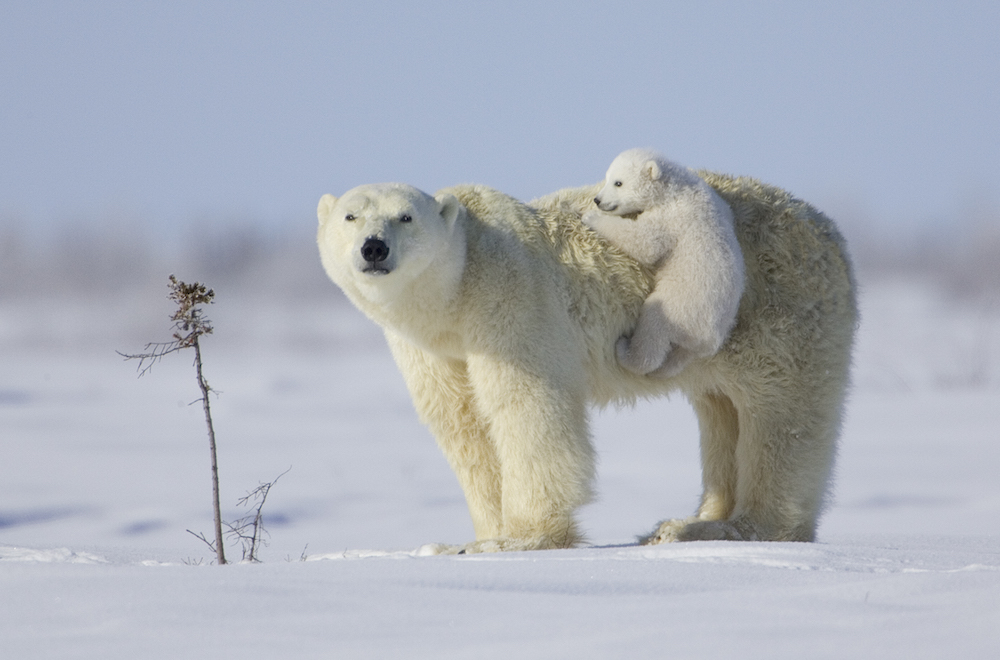
#> input picture vision/polarbear.jpg, 1000 x 660 px
$ python edge.py
#> lines starting #> are read from the running program, lines starting #| are printed output that depends on the picture; after the words box and inside, x2 and y2 are one past the last pixel; in counts of white or black regions, pixels touching at a corner belong together
#!/usr/local/bin/python3
import numpy as np
import random
from matplotlib import pyplot as plt
import urllib.request, cv2, sys, re, time

# Default image file
imgSpec = "polarbear.jpg"
if len(sys.argv) > 1: imgSpec = sys.argv[1]


# Decide between file & url with regular expression (re)
if re.compile("^\\w*\\:\\/\\/").search(imgSpec) is None:
  img = cv2.imread(imgSpec, cv2.IMREAD_COLOR)
#> img is the input picture: shape (660, 1000, 3); mean B, G, R 185.6, 175.9, 171
else:
  resp = urllib.request.urlopen(imgSpec)
  img = np.asarray(bytearray(resp.read()), dtype = "uint8")
  img = cv2.imdecode(img, cv2.IMREAD_COLOR)


# Allows window to be resized by user (in theory)
cv2.namedWindow('image', cv2.WINDOW_NORMAL)
height, width = img.shape[:2]    # Get image dimensions
#> height = 660; width = 1000
widthMax = 1024                  # The screen width, in pixels
if (width > widthMax):
  cv2.resizeWindow('image', widthMax, int(height*widthMax/width))

height, width, depth = img.shape
#> depth = 3

grayscale = np.array([0.3, 0.59, 0.11])

gauss = np.array([[1, 2, 1],
                  [2, 4, 2],
                  [1, 2, 1]])/16

def findNeighbors(t):
    i,j=t
    rowLimit = height-1
    columnLimit = width-1
    n = []
    for x in range(max(0, i-1), min(i+1, rowLimit)+1):
        for y in range(max(0, j-1), min(j+1, columnLimit)+1):
            if x != i or y != j:
                n.append((x,y))
    return n

def roundAngle(value):
    array = np.array([45, 90, -45, -90, 0])
    i = (np.abs(array-value)).argmin()
    return array[i]

def toGray(img):
    gray = np.zeros((height,width,3), np.uint8)
    for i in range(height):
        for j in range(width):
            gray[i, j] = np.dot(grayscale, img[i, j])
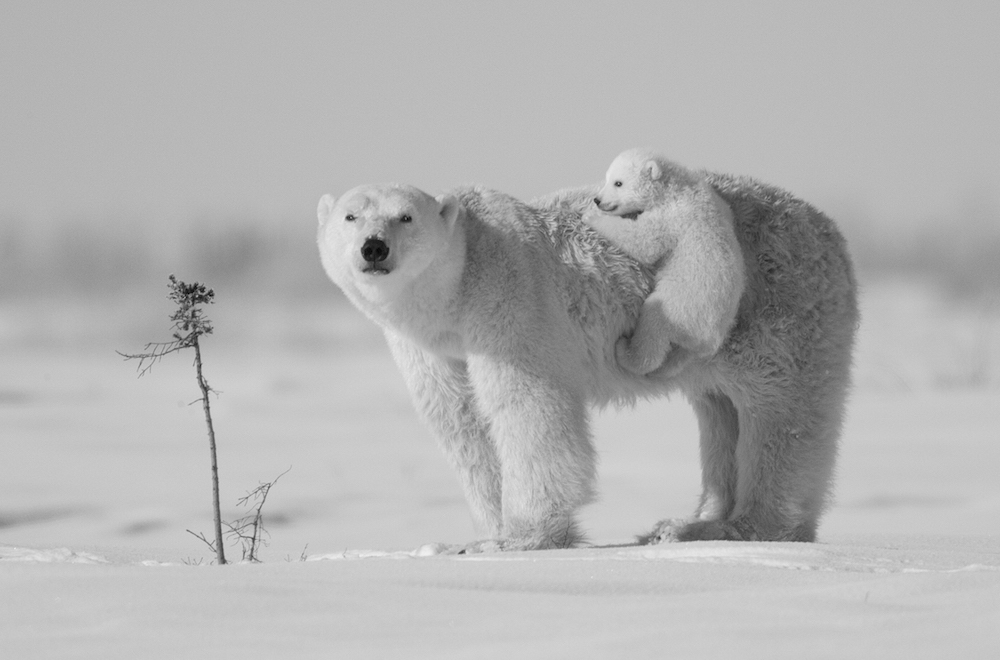
#> gray: shape (660, 1000, 3); min 0, max 240, mean 177.8
    return gray

def blur(img):
    blurred = cv2.filter2D(img, -1, gauss)
    #blurred = filter(img, gauss)
    return blurred

def edges(img):

    T = int(sys.argv[2]) if len(sys.argv) > 2 else 9000

    edges = np.zeros((height,width,3), np.uint8)
    edges[:,:] = 255

    for i in range(1,height-1):
        for j in range(1,width-1):
            Gx = -int(img[i-1,j+1][0]) + int(img[i+1,j+1][0]) + -2*int(img[i-1,j][0]) + 2*int(img[i+1,j][0]) + -int(img[i-1,j-1][0]) + int(img[i+1,j-1][0])
            Gy = int(img[i-1,j+1][0]) + 2*int(img[i,j+1][0]) + int(img[i+1,j+1][0]) + -int(img[i-1,j-1][0]) + -2*int(img[i,j-1][0]) + -int(img[i+1,j-1][0])

            if Gx**2 + Gy**2 > T:
                edges[i,j] = 0
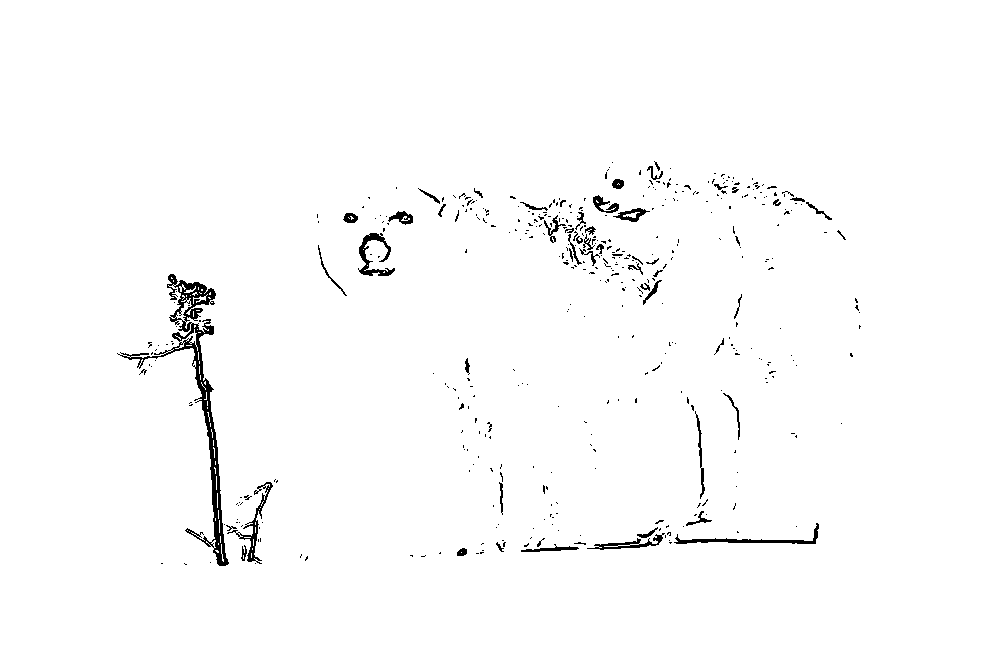
#> edges: shape (660, 1000, 3); 98.4% white; 436 black regions (379 under 20 px), largest, box (x1, y1, x2, y2) and area: (117, 274, 229, 566) 3555, (674, 523, 819, 544) 547, (358, 233, 395, 276) 541

    return edges

def canny1(img):

    T = int(sys.argv[2]) if len(sys.argv) > 2 else 9000

    edges = []
    pixels = {}

    cEdges = np.zeros((height,width,3), np.uint8)
    cEdges[:,:] = (255,255,255)

    for i in range(1,height-1):
        for j in range(1,width-1):
            Gx = -int(img[i-1,j+1][0]) + int(img[i+1,j+1][0]) + -2*int(img[i-1,j][0]) + 2*int(img[i+1,j][0]) + -int(img[i-1,j-1][0]) + int(img[i+1,j-1][0])
            Gy = int(img[i-1,j+1][0]) + 2*int(img[i,j+1][0]) + int(img[i+1,j+1][0]) + -int(img[i-1,j-1][0]) + -2*int(img[i,j-1][0]) + -int(img[i+1,j-1][0])
            g = Gx**2 + Gy**2
            pixels[(i,j)] = (Gx, Gy)
            if g > T:
                edges.append((i,j))
#> after the loop, edges = 10429 pairs, first value 161 to 565, second value 117 to 860; pixels = 656684 items

    for i in edges:
        angle = roundAngle(np.arctan2(pixels[i][1], pixels[i][0]) * 180 / np.pi)

        x = i[0]
        y = i[1]

        if 1 < x < height-2 and 1 < y < width-2:

            if angle == 0:
                x1,y1 = x+1,y
                x2,y2 = x-1,y

            if angle == 45:
                x1,y1 = x+1,y+1
                x2,y2 = x-1,y-1

            if angle == -45:
                x1,y1 = x+1,y-1
                x2,y2 = x-1,y+1

            if abs(angle) == 90:
                x1,y1 = x,y+1
                x2,y2 = x,y-1

            g = pixels[i][0]**2 + pixels[i][1]**2
            g1 = pixels[(x1,y1)][0]**2 + pixels[(x1,y1)][1]**2
            g2 = pixels[(x2,y2)][0]**2 + pixels[(x2,y2)][1]**2

            if g == max(g, g1, g2):
                cEdges[x,y] = 0
#> this loop made 10429 passes
#> (angle, x, y, x1, y1, x2, y2) on passes 1 to 12: (-45, 161, 654, 162, 653, 160, 655), (45, 162, 612, 163, 613, 161, 611), (-45, 162, 655, 163, 654, 161, 656), (-90, 162, 656, 162, 657, 162, 655), (-45, 163, 655, 164, 654, 162, 656), (-90, 163, 656, 163, 657, 163, 655), (-90, 164, 655, 164, 656, 164, 654), (-90, 164, 656, 164, 657, 164, 655), (-90, 164, 657, 164, 658, 164, 656), (-90, 165, 656, 165, 657, 165, 655), (-90, 165, 657, 165, 658, 165, 656), (-90, 166, 649, 166, 650, 166, 648)
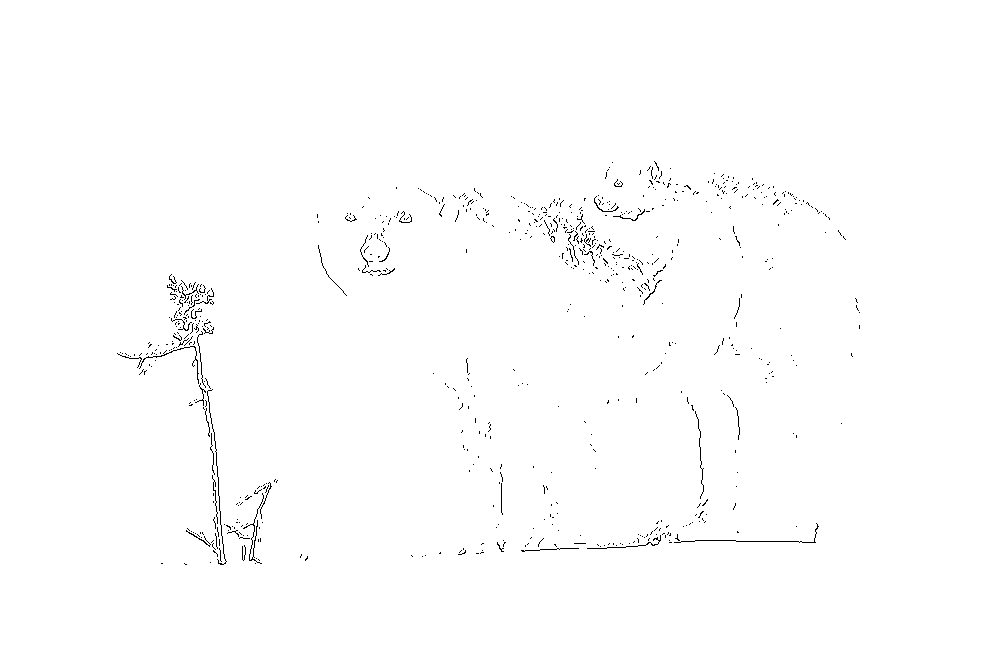
#> cEdges: shape (660, 1000, 3); 99.3% white; black in thin lines or dots, all inside (x1, y1, x2, y2) = (117, 161, 860, 565)

    return cEdges

def canny2(img):

    T = int(sys.argv[2]) if len(sys.argv) > 2 else 9000
    t = int(sys.argv[3]) if len(sys.argv) > 3 else 6000

    edges = set()
    weak = set()
    pixels = {}

    cEdges = np.zeros((height,width,3), np.uint8)
    cEdges[:,:] = (255,255,255)

    for i in range(1,height-1):
        for j in range(1,width-1):
            Gx = -int(img[i-1,j+1][0]) + int(img[i+1,j+1][0]) + -2*int(img[i-1,j][0]) + 2*int(img[i+1,j][0]) + -int(img[i-1,j-1][0]) + int(img[i+1,j-1][0])
            Gy = int(img[i-1,j+1][0]) + 2*int(img[i,j+1][0]) + int(img[i+1,j+1][0]) + -int(img[i-1,j-1][0]) + -2*int(img[i,j-1][0]) + -int(img[i+1,j-1][0])
            g = Gx**2 + Gy**2
            pixels[(i,j)] = (Gx, Gy)
            if g > T:
                edges.add((i,j))
            elif t < g < T:
                weak.add((i,j))
    for i in weak:
        neighbors = findNeighbors(i)
        for n in neighbors:
            if n in edges:
                edges.add(i)
#> this loop made 5153 passes

    for i in edges:
        angle = roundAngle(np.arctan2(pixels[i][1], pixels[i][0]) * 180 / np.pi)

        x = i[0]
        y = i[1]

        if 1 < x < height-2 and 1 < y < width-2:

            if angle == 0:
                x1,y1 = x+1,y
                x2,y2 = x-1,y

            if angle == 45:
                x1,y1 = x+1,y+1
                x2,y2 = x-1,y-1

            if angle == -45:
                x1,y1 = x+1,y-1
                x2,y2 = x-1,y+1

            if abs(angle) == 90:
                x1,y1 = x,y+1
                x2,y2 = x,y-1

            g = pixels[i][0]**2 + pixels[i][1]**2
            g1 = pixels[(x1,y1)][0]**2 + pixels[(x1,y1)][1]**2
            g2 = pixels[(x2,y2)][0]**2 + pixels[(x2,y2)][1]**2

            if g == max(g, g1, g2):
                cEdges[x,y] = 0
#> this loop made 14240 passes
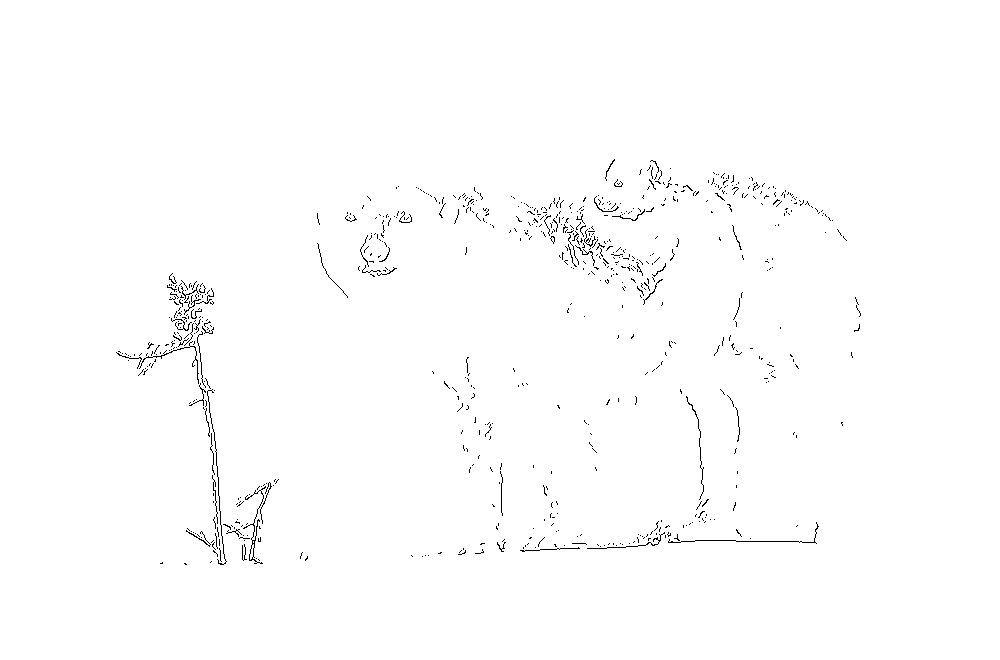
#> cEdges: shape (660, 1000, 3); 99.2% white; black in thin lines or dots, all inside (x1, y1, x2, y2) = (116, 159, 861, 565)

    return cEdges

cv2.imshow('Original', img)

grayed = toGray(img)
blurred = blur(grayed)
sobel = edges(blurred.copy())
can1 = canny1(blurred.copy())
can2 = canny2(blurred.copy())

def save():
    pimg = img.copy()
    psobel = sobel.copy()
    pcan1 = can1.copy()
    pcan2 = can2.copy()
    pics = [pimg, psobel, pcan1, pcan2]
    c = 0
    for pic in pics:
        c += 1
        for i in range(height):
            pic[i, 0] = 0
            pic[i, width-1] = 0
        for j in range(width):
            pic[0, j] = 0
            pic[height-1, j] = 0
        name = "{}{}".format(c, imgSpec[-4:])
        #print(name)
        cv2.imwrite(name,pic)
#> this loop made 4 passes
#> pass 1, in save, `cv2.imwrite(name,pic)`:
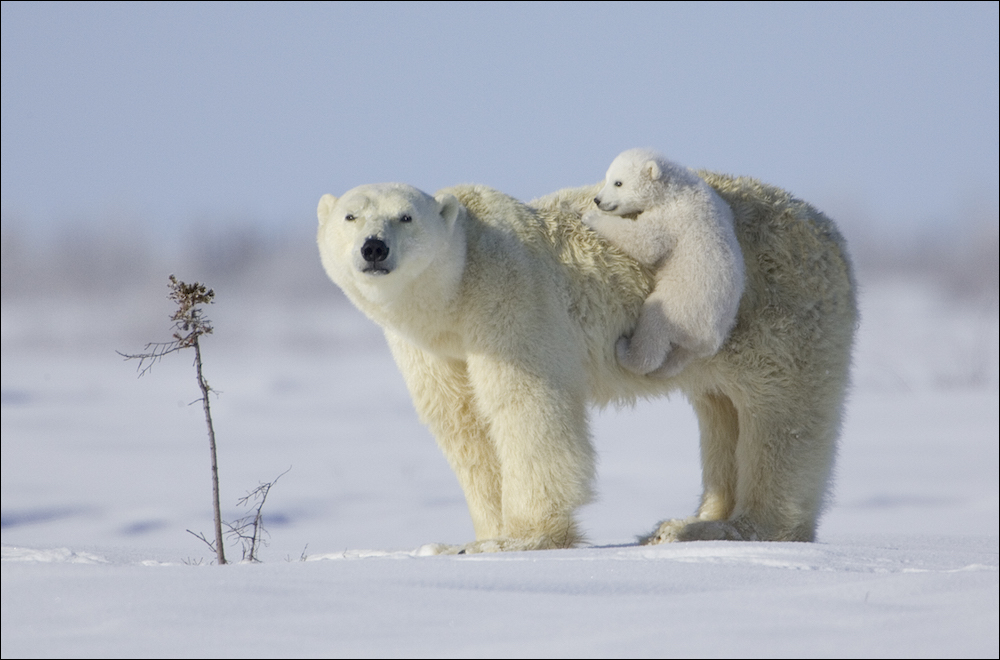
#> saved as 1.jpg: shape (660, 1000, 3); mean B, G, R 184.5, 175, 170.1
#> pass 2, in save, `cv2.imwrite(name,pic)`:
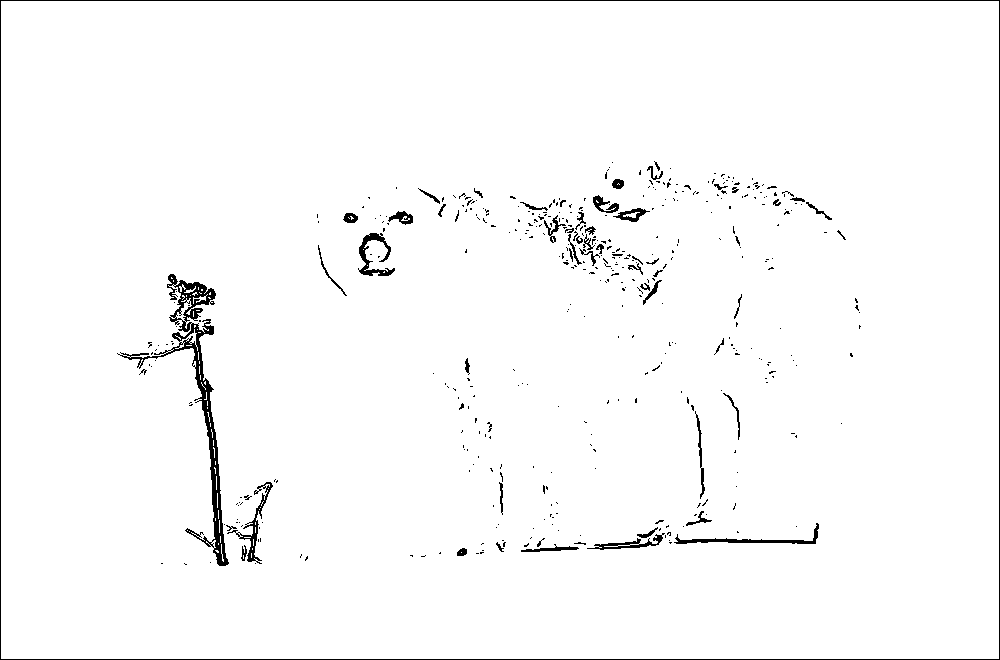
#> saved as 2.jpg: shape (660, 1000, 3); 97.9% white; black in thin lines or dots

save()

pics = {"g":grayed, "b": blurred, "e": sobel, "c1": can1, "c2": can2}

while True:
    key = cv2.waitKey(0)
#> (key e is pressed here)
    if key == 27:
        cv2.destroyAllWindows()
        break
    if key == ord('r'):
        cv2.destroyAllWindows()
        cv2.imshow('Original', img)
        pics["b"] = blurred
    if key == ord('g'):
        cv2.destroyAllWindows()
        cv2.imshow('Grayscale', pics["g"])
    if key == ord('b'):
        cv2.destroyAllWindows()
        cv2.imshow('Gaussian Blur', pics["b"])
        pics["b"] = blur(pics["b"])
    if key == ord('e'):
        cv2.destroyAllWindows()
        cv2.imshow('Edges', pics["e"])
    if key == ord('c'):
        cv2.destroyAllWindows()
        cv2.imshow('Canny 1', pics["c1"])
    if key == ord('x'):
        cv2.destroyAllWindows()
        cv2.imshow('Canny 2', pics["c2"])
    if key == ord('v'):
        cv2.destroyAllWindows()
        cv2.imshow('wut', cv2.Canny(img,100,200))
